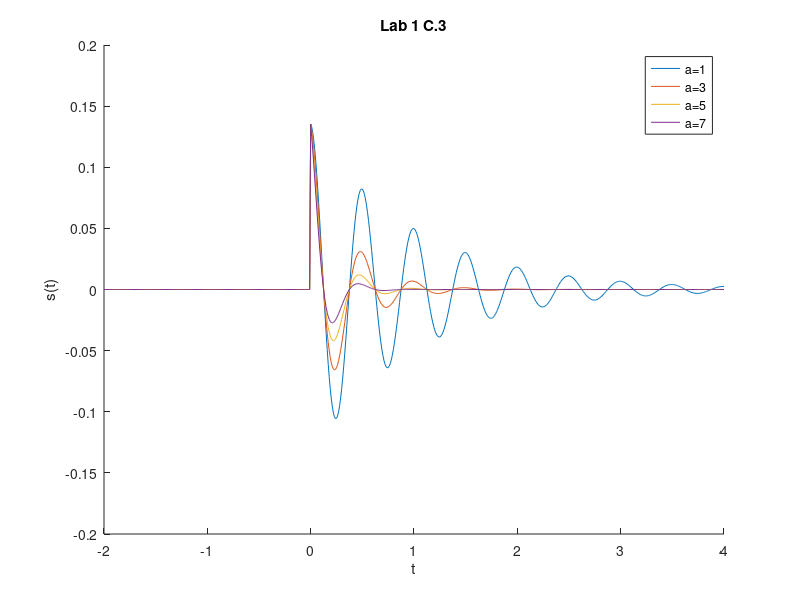
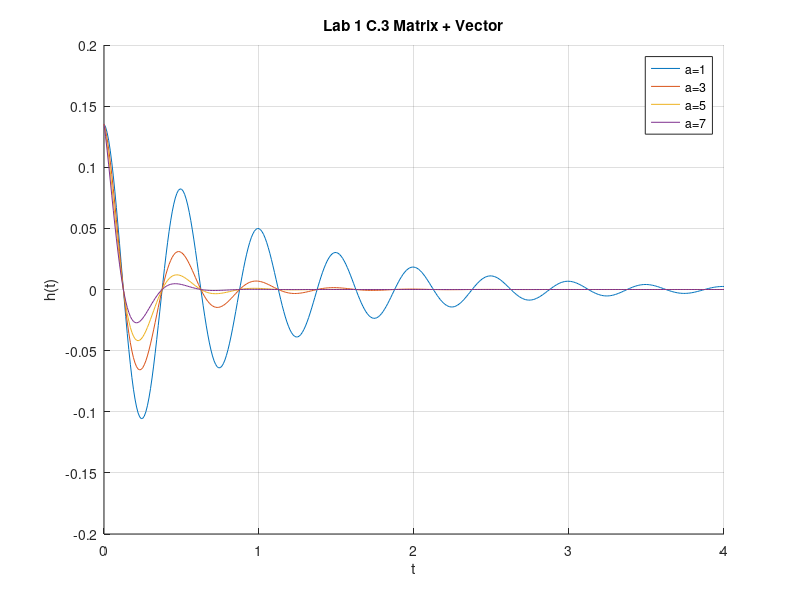

MATLAB code for these plots, in order:
clf;
clc;
clear;

t = [-2:0.01:4];
u = @(t) 1.0.*(t>=0);
figure(1);
hold on

for a = 1:2:8 
s = @(t) exp(-2).*exp(-a.*t).*cos(4.*pi.*t).*u(t);
plot(t,s(t)); 
title('Lab 1 C.3')
xlabel('t');
ylabel('s(t)');
grid;
end

legend('a=1', 'a=3', 'a=5', 'a=7')

hold off

alpha = 1:2:8;
t = (0:0.01:4)';
T = t.*ones(1,4);

figure(2);

H = exp(-2).*exp(-T*diag(alpha)).*cos(4.*pi.*T).*u(T);

hold on;

plot(t,H); 
title('Lab 1 C.3 Matrix + Vector'); 
xlabel('t'); 
ylabel('h(t)'); 
grid;
legend('a=1', 'a=3', 'a=5', 'a=7'); 

hold off; 

size(T) %Problem C.4